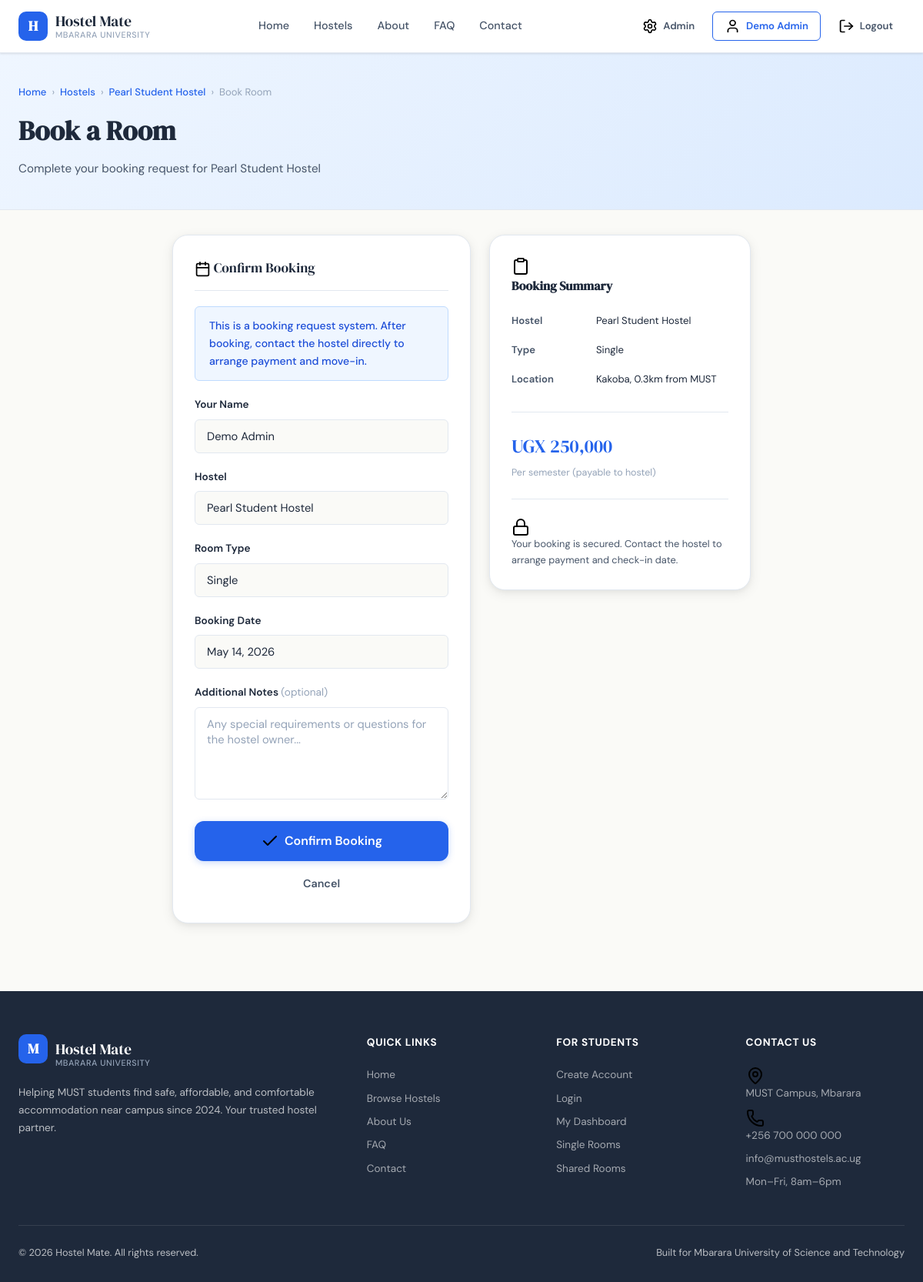
The app's page /book-room.php?hostel_id=1 (signed in), older data.
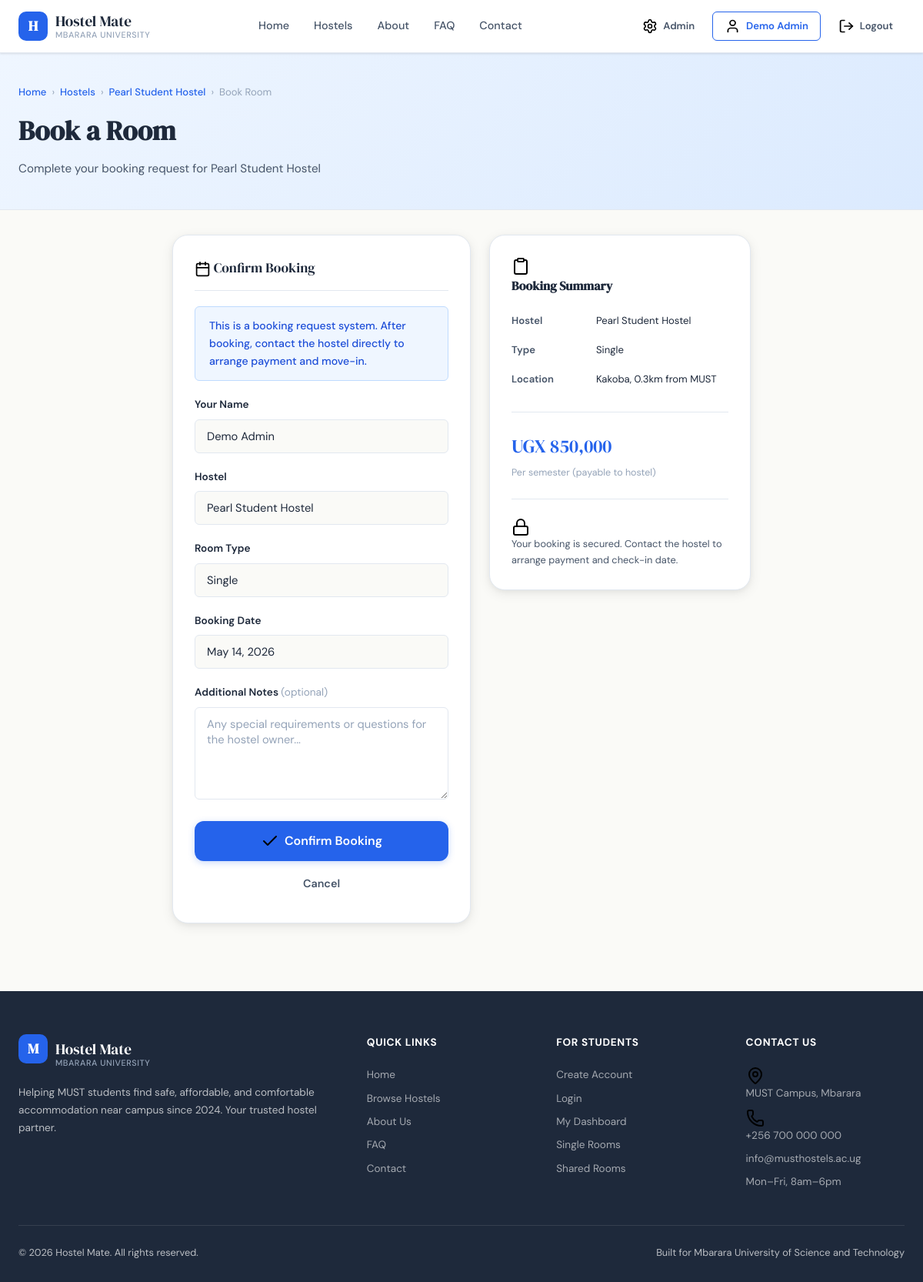
The same page, newer data.
### tables this page shows
CREATE TABLE `hostels` (
  `id` INT UNSIGNED NOT NULL AUTO_INCREMENT,
  `hostel_name` VARCHAR(255) NOT NULL,
  `location` VARCHAR(255) NOT NULL,
  `room_type` ENUM('single','shared','self-contained') NOT NULL DEFAULT 'single',
  `price` INT UNSIGNED NOT NULL,
  `availability` INT UNSIGNED NOT NULL DEFAULT 0,
  `description` TEXT DEFAULT NULL,
  `contact` VARCHAR(100) DEFAULT NULL,
  `image` VARCHAR(255) DEFAULT NULL,
  `created_at` DATETIME NOT NULL DEFAULT CURRENT_TIMESTAMP,
  PRIMARY KEY (`id`),
  KEY `idx_hostels_room_type` (`room_type`),
  KEY `idx_hostels_availability` (`availability`)
);

### config.php (called while the page is built, shortened)
<?php
function sanitize($input) {
    return htmlspecialchars(trim($input), ENT_QUOTES, 'UTF-8');
}
function formatPrice($amount) {
    return 'UGX ' . number_format((float)$amount, 0);
}

### book-room.php (the view, shortened to what the changed rows need)
<?php
require_once 'config.php';
$hostel_id = (int)($_GET['hostel_id'] ?? 0);
$db    = getDB();
$stmt  = $db->prepare("SELECT * FROM hostels WHERE id = ? LIMIT 1");
$stmt->bind_param('i', $hostel_id);
$stmt->execute();
$hostel = $stmt->get_result()->fetch_assoc();
include 'includes/head.php';
?>
<div class="page-header">
    <div class="container">
        <div class="breadcrumb">
            <a href="index.php">Home</a> <span>›</span>
            <a href="hostels.php">Hostels</a> <span>›</span>
            <a href="hostel-details.php?id=<?= $hostel_id ?>"><?= sanitize($hostel['hostel_name']) ?></a> <span>›</span>
            Book Room
        </div>
        <h1>Book a Room</h1>
        <p>Complete your booking request for <?= sanitize($hostel['hostel_name']) ?></p>
    </div>
</div>
<div class="section" style="padding-top:32px;">
    <div class="container" style="max-width:800px;">
        <div style="display:grid;grid-template-columns:1fr 340px;gap:24px;align-items:start;">
            <div class="dash-card">
                <form method="POST" action="book-room.php?hostel_id=<?= $hostel_id ?>">
                    <div class="form-group">
                        <label>Hostel</label>
                        <input type="text" class="form-control" value="<?= sanitize($hostel['hostel_name']) ?>" readonly style="background:var(--cream);">
                    </div>
                    <div class="form-group">
                        <label>Room Type</label>
                        <input type="text" class="form-control" value="<?= sanitize(ucwords(str_replace('-', ' ', $hostel['room_type']))) ?>" readonly style="background:var(--cream);">
                    </div>
                </form>
            </div>
            <div class="detail-sidebar" style="position:static;">
                <div style="font-weight:700;font-size:1rem;margin-bottom:14px;font-family:var(--font-display);">
                    <img class="icon-svg" src="<?= APP_URL ?>/assets/svg/clipboard.svg" alt="Booking Summary"> Booking Summary
                </div>
                <div class="info-row" style="border:none;padding:8px 0;">
                    <span class="info-label" style="min-width:100px;font-size:0.82rem;">Hostel</span>
                    <span class="info-value" style="font-size:0.82rem;"><?= sanitize($hostel['hostel_name']) ?></span>
                </div>
                <div class="info-row" style="border:none;padding:8px 0;">
                    <span class="info-label" style="min-width:100px;font-size:0.82rem;">Type</span>
                    <span class="info-value" style="font-size:0.82rem;"><?= sanitize(ucwords(str_replace('-',' ',$hostel['room_type']))) ?></span>
                </div>
                <div class="info-row" style="border:none;padding:8px 0;">
                    <span class="info-label" style="min-width:100px;font-size:0.82rem;">Location</span>
                    <span class="info-value" style="font-size:0.82rem;"><?= sanitize($hostel['location']) ?></span>
                </div>
                <div class="divider"></div>
                <div style="font-family:var(--font-display);font-size:1.5rem;color:var(--primary);margin-bottom:4px;">
                    <?= formatPrice($hostel['price']) ?>
                </div>
                <div style="font-size:0.78rem;color:var(--text-light);">Per semester (payable to hostel)</div>
                <div class="divider"></div>
                <div style="font-size:0.8rem;color:var(--text-mid);line-height:1.6;">
                    <img class="icon-svg" src="<?= APP_URL ?>/assets/svg/lock.svg" alt="Secure"> Your booking is secured. Contact the hostel to arrange payment and check-in date.
                </div>
            </div>
        </div>
    </div>
</div>
</body>
</html>

Row changes from the older to the newer data that the page shows:
changed hostels "Pearl Student Hostel": price "UGX 250,000" → "UGX 850,000"
